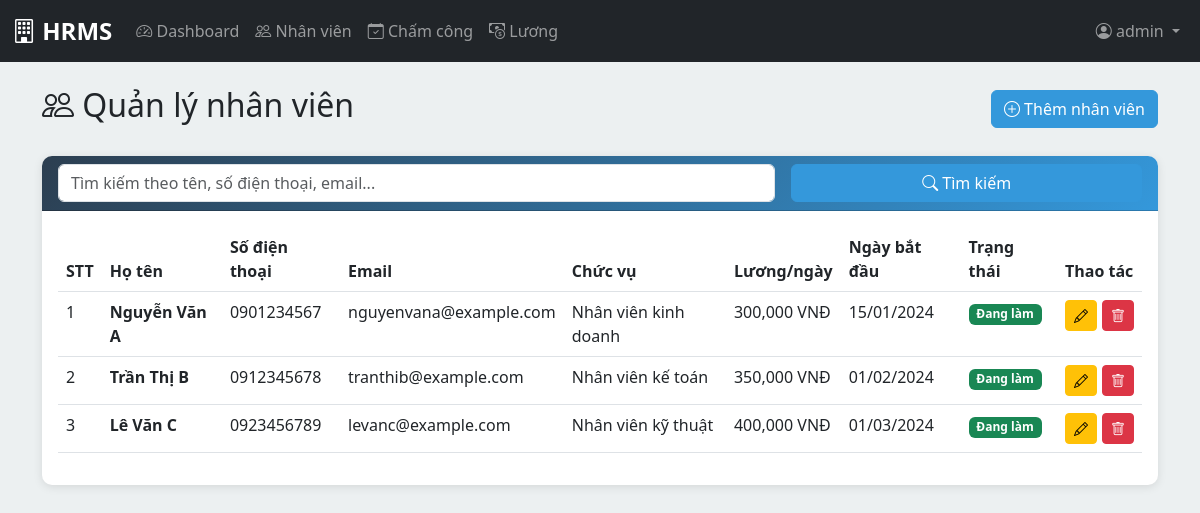
The page /admin/employees (signed in) on the database its author committed.
### models/__init__.py (models this page shows, shortened)
class User(UserMixin, db.Model):
    __tablename__ = 'users'
    id = db.Column(db.Integer, primary_key=True)
    username = db.Column(db.String(50), unique=True, nullable=False)
    password_hash = db.Column(db.String(255), nullable=False)
    role = db.Column(db.String(20), nullable=False, default='user')  # 'admin' or 'user'
    employee_id = db.Column(db.Integer, db.ForeignKey('employees.id'), nullable=True)
    employee = db.relationship('Employee', back_populates='user', uselist=False)
    def is_admin(self):
        return self.role == 'admin'

class Employee(db.Model):
    __tablename__ = 'employees'
    id = db.Column(db.Integer, primary_key=True)
    full_name = db.Column(db.String(100), nullable=False)
    phone = db.Column(db.String(20))
    email = db.Column(db.String(100))
    position = db.Column(db.String(100))
    daily_wage = db.Column(db.Float, nullable=False)  # Lương 1 ngày hoặc 1 giờ
    start_date = db.Column(db.Date, nullable=False, default=datetime.utcnow)
    status = db.Column(db.String(20), nullable=False, default='active')  # 'active' or 'inactive'
    created_at = db.Column(db.DateTime, default=datetime.utcnow)
    user = db.relationship('User', back_populates='employee', uselist=False)
    attendances = db.relationship('Attendance', back_populates='employee', cascade='all, delete-orphan')

### routes/admin.py (the view)
@admin_bp.route('/employees')
@login_required
@admin_required
def employees():
    search = request.args.get('search', '')
    if search:
        employees = Employee.query.filter(
            db.or_(
                Employee.full_name.contains(search),
                Employee.phone.contains(search),
                Employee.email.contains(search)
            )
        ).all()
    else:
        employees = Employee.query.all()
    return render_template('admin/employees.html', employees=employees, search=search)

### app.py (called while the page is built)
def create_app():
    app = Flask(__name__)
    app.config.from_object(Config)
    db.init_app(app)
    login_manager = LoginManager()
    login_manager.init_app(app)
    login_manager.login_view = 'auth.login'
    login_manager.login_message = 'Vui lòng đăng nhập để tiếp tục.'
    login_manager.login_message_category = 'warning'
    @login_manager.user_loader
    def load_user(user_id):
        return User.query.get(int(user_id))
    from routes.auth import auth_bp
    from routes.admin import admin_bp
    from routes.employee import employee_bp
    app.register_blueprint(auth_bp)
    app.register_blueprint(admin_bp)
    app.register_blueprint(employee_bp)
    with app.app_context():
        db.create_all()
    return app

### routes/admin.py (called while the page is built)
def admin_required(f):
    @wraps(f)
    def decorated_function(*args, **kwargs):
        if not current_user.is_authenticated or not current_user.is_admin():
            flash('Bạn không có quyền truy cập!', 'danger')
            return redirect(url_for('auth.login'))
        return f(*args, **kwargs)
    return decorated_function

### templates/admin/employees.html (shortened to what this page needs)
{% extends "base.html" %}
{% block content %}
<div class="container">
    <div class="d-flex justify-content-between align-items-center mb-4">
        <h2><i class="bi bi-people"></i> Quản lý nhân viên</h2>
        <a href="{{ url_for('admin.add_employee') }}" class="btn btn-primary">
            <i class="bi bi-plus-circle"></i> Thêm nhân viên
        </a>
    </div>
    <div class="card">
        <div class="card-header">
            <form method="GET" action="{{ url_for('admin.employees') }}" class="row g-3">
                <div class="col-md-8">
                    <input type="text" class="form-control" name="search"
                           placeholder="Tìm kiếm theo tên, số điện thoại, email..."
                           value="{{ search }}">
                </div>
                <div class="col-md-4">
                    <button type="submit" class="btn btn-primary w-100">
                        <i class="bi bi-search"></i> Tìm kiếm
                    </button>
                </div>
            </form>
        </div>
        <div class="card-body">
            {% if employees %}
            <div class="table-responsive">
                <table class="table table-hover">
                    <thead>
                        <tr>
                            <th>STT</th>
                            <th>Họ tên</th>
                            <th>Số điện thoại</th>
                            <th>Email</th>
                            <th>Chức vụ</th>
                            <th>Lương/ngày</th>
                            <th>Ngày bắt đầu</th>
                            <th>Trạng thái</th>
                            <th>Thao tác</th>
                        </tr>
                    </thead>
                    <tbody>
                        {% for emp in employees %}
                        <tr>
                            <td>{{ loop.index }}</td>
                            <td><strong>{{ emp.full_name }}</strong></td>
                            <td>{{ emp.phone }}</td>
                            <td>{{ emp.email }}</td>
                            <td>{{ emp.position }}</td>
                            <td>{{ "{:,.0f}".format(emp.daily_wage) }} VNĐ</td>
                            <td>{{ emp.start_date.strftime('%d/%m/%Y') }}</td>
                            <td>
                                {% if emp.status == 'active' %}
                                <span class="badge bg-success">Đang làm</span>
                                {% else %}
                                <span class="badge bg-secondary">Nghỉ việc</span>
                                {% endif %}
                            </td>
                            <td>
                                <div class="action-buttons">
                                    <a href="{{ url_for('admin.edit_employee', id=emp.id) }}"
                                       class="btn btn-sm btn-warning">
                                        <i class="bi bi-pencil"></i>
                                    </a>
                                    <form method="POST" action="{{ url_for('admin.delete_employee', id=emp.id) }}"
                                          style="display: inline;"
                                          onsubmit="return confirm('Bạn có chắc muốn xóa nhân viên này?');">
                                        <button type="submit" class="btn btn-sm btn-danger">
                                            <i class="bi bi-trash"></i>
                                        </button>
                                    </form>
                                </div>
                            </td>
                        </tr>
                        {% endfor %}
                    </tbody>
                </table>
            </div>
            {% else %}
            <div class="no-data">
                <i class="bi bi-inbox" style="font-size: 3rem;"></i>
                <p>Không có nhân viên nào</p>
            </div>
            {% endif %}
        </div>
    </div>
</div>
{% endblock %}

### templates/base.html (shortened to what this page needs)
<!DOCTYPE html>
<html lang="vi">
<head>
    <link href="https://cdn.jsdelivr.net/npm/bootstrap@5.3.0/dist/css/bootstrap.min.css" rel="stylesheet">
    <link rel="stylesheet" href="https://cdn.jsdelivr.net/npm/bootstrap-icons@1.10.0/font/bootstrap-icons.css">
    <link rel="stylesheet" href="{{ url_for('static', filename='css/style.css') }}">
</head>
<body>
    {% if current_user.is_authenticated %}
    <nav class="navbar navbar-expand-lg navbar-dark bg-dark">
        <div class="container-fluid">
            <a class="navbar-brand" href="{{ url_for('auth.index') }}">
                <i class="bi bi-building"></i> HRMS
            </a>
            <div class="collapse navbar-collapse" id="navbarNav">
                <ul class="navbar-nav me-auto">
                    {% if current_user.is_admin() %}
                    <li class="nav-item">
                        <a class="nav-link" href="{{ url_for('admin.dashboard') }}">
                            <i class="bi bi-speedometer2"></i> Dashboard
                        </a>
                    </li>
                    <li class="nav-item">
                        <a class="nav-link" href="{{ url_for('admin.employees') }}">
                            <i class="bi bi-people"></i> Nhân viên
                        </a>
                    </li>
                    <li class="nav-item">
                        <a class="nav-link" href="{{ url_for('admin.attendance') }}">
                            <i class="bi bi-calendar-check"></i> Chấm công
                        </a>
                    </li>
                    <li class="nav-item">
                        <a class="nav-link" href="{{ url_for('admin.salary') }}">
                            <i class="bi bi-cash-coin"></i> Lương
                        </a>
                    </li>
                    {% endif %}
                </ul>
                <ul class="navbar-nav">
                    <li class="nav-item dropdown">
                        <a class="nav-link dropdown-toggle" href="#" role="button" data-bs-toggle="dropdown">
                            <i class="bi bi-person-circle"></i> {{ current_user.username }}
                        </a>
                    </li>
                </ul>
            </div>
        </div>
    </nav>
    {% endif %}
    <main class="{% if current_user.is_authenticated %}container-fluid{% endif %} py-4">
        {% block content %}{% endblock %}
    </main>
</body>
</html>

### static/css/style.css (style rules this page uses)
:root { --primary-color: #2c3e50; --secondary-color: #3498db; --success-color: #27ae60; --danger-color: #e74c3c; --warning-color: #f39c12; --light-bg: #ecf0f1; }
body { background-color: var(--light-bg); font-family: 'Segoe UI', Tahoma, Geneva, Verdana, sans-serif; }
.navbar-brand { font-weight: bold; font-size: 1.5rem; }
.card { border: none; border-radius: 10px; box-shadow: 0 2px 10px rgba(0,0,0,0.1); margin-bottom: 20px; }
.card-header { background: linear-gradient(135deg, var(--primary-color), var(--secondary-color)); color: white; border-radius: 10px 10px 0 0 !important; font-weight: 600; }
.btn-primary { background-color: var(--secondary-color); border-color: var(--secondary-color); }
.table { background-color: white; }
.table thead { background-color: var(--primary-color); color: white; }
.action-buttons { display: flex; gap: 5px; }

### rows shown on the page
User: username "admin"
Employee: full_name "Nguyễn Văn A", phone "0901234567", email "nguyenvana@example.com", position "Nhân viên kinh doanh", daily_wage "300,000", start_date "15/01/2024", status "Đang làm"
Employee: full_name "Trần Thị B", phone "0912345678", email "tranthib@example.com", position "Nhân viên kế toán", daily_wage "350,000", start_date "01/02/2024", status "Đang làm"
Employee: full_name "Lê Văn C", phone "0923456789", email "levanc@example.com", position "Nhân viên kỹ thuật", daily_wage "400,000", start_date "01/03/2024", status "Đang làm"
